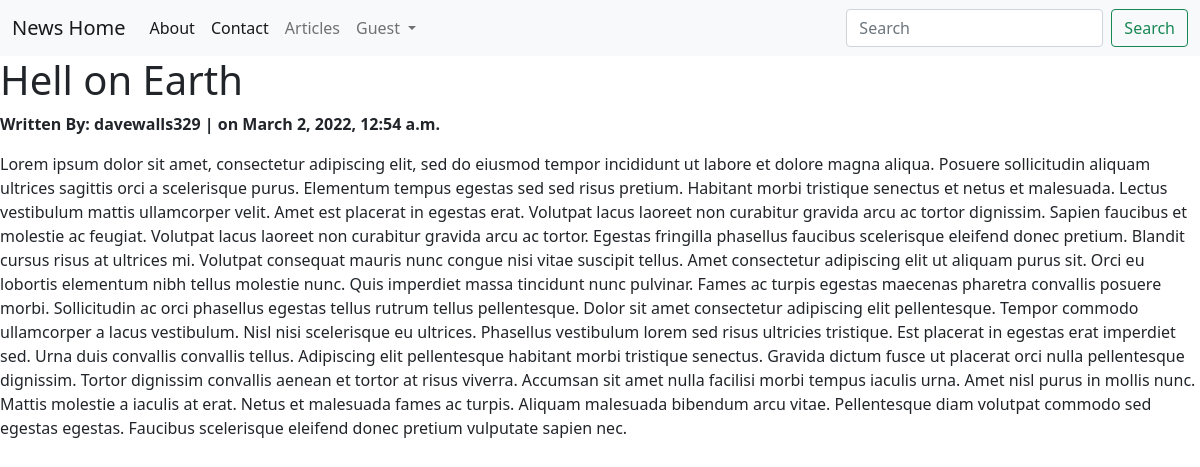
Page /articles/article_detail/1 on the committed database.
### articles/models.py (models this page shows, shortened)
class Article(models.Model):
    title = models.CharField(max_length=256)
    body = models.TextField()
    author = models.ForeignKey(
        get_user_model(),
        to_field="username",
        on_delete=models.CASCADE,
        null=True
    )
    created_on = models.DateTimeField(auto_now_add=True)

### accounts/models.py (models this page shows)
class CustomUser(AbstractUser):
    department = models.CharField(max_length=512,null=True, blank=True)
    role = models.CharField(max_length=256, blank=True, null=True)

### articles/views.py (the view)
# urls.py: path('article_detail/<int:pk>', ArticleDetailView.as_view(), name='article_detail'),
class ArticleDetailView(DetailView):
    template_name = "article_detail.html"
    model = Article

### templates/article_detail.html (shortened to what this page needs)
{% extends 'base.html' %}
{% block content %}
    <h1 class="detail-heading">{{ article.title }}</h1>
    <p><strong>Written By: {{ article.author }} | on {{ article.created_on }}</strong></p>
    <p class="detail-body">{{ article.body }}</p>
{% endblock content %}

### rows in the picture
Article: title "Hell on Earth", author "davewalls329", created_on "March 2, 2022, 12:54 a.m.", body "Lorem ipsum dolor sit amet, consectetur adipiscing elit, sed do eiusmod tempor incididunt ut labore et dolore magna aliqua. Posuere sollicitudin aliquam ultrices sagittis orci a scelerisque purus. Elementum tempus egestas sed sed risus pretium. Habitant morbi tristique senectus et netus et malesuada. Lectus vestibulum mattis ullamcorper velit. Amet est placerat in egestas erat. Volutpat lacus laoreet non curabitur gravida arcu ac tortor dignissim. Sapien faucibus et molestie ac feugiat. Volutpat lacus laoreet non curabitur gravida arcu ac tortor. Egestas fringilla phasellus faucibus scelerisque eleifend donec pretium. Blandit cursus risus at ultrices mi. Volutpat consequat mauris nunc…"
